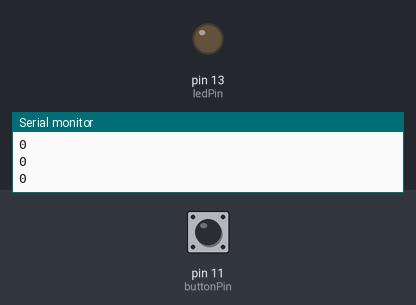
A sketch run on a simulated Arduino Uno, built with avr-gcc and run on an emulated ATmega328P. On the bench: output pins drawn as LEDs (lit = HIGH), the last lines printed to the serial monitor. The inputs (shaded band) are chosen by the test bench; at power-on: pin 11 (buttonPin) LOW.

Above: at 1.3 s.
1.4 s: pin 11 (buttonPin) pulled HIGH for 0.3 s
At 1.62 s:
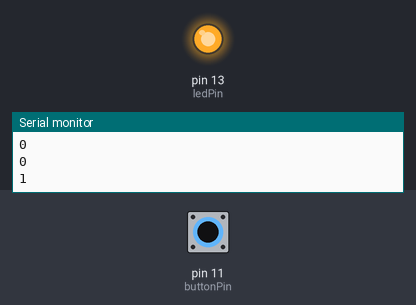
3.2 s: pin 11 (buttonPin) pulled HIGH for 3.2 s
At 7.2 s:
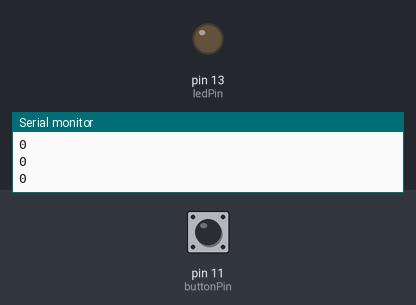
Timing chart, 0 to 8.7 s (numbered marks = the images above; inputs shaded):
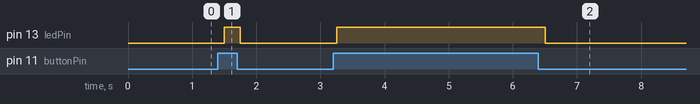

The sketch:

arduino-serial.ino
```cpp
const int buttonPin = 11;     // the number of the pushbutton pin
const int ledPin =  13;      // the number of the LED pin

// variables will change:
int buttonState = 0;         // variable for reading the pushbutton status

void setup() {
  // initialize the LED pin as an output:
  pinMode(ledPin, OUTPUT);
  // initialize the pushbutton pin as an input:
  pinMode(buttonPin, INPUT);
  Serial.begin(115200);
}

void loop() {
  // read the state of the pushbutton value:
  buttonState = digitalRead(buttonPin);

  // check if the pushbutton is pressed. If it is, the buttonState is HIGH:
  if (buttonState == HIGH) {
    // turn LED on:
    digitalWrite(ledPin, HIGH);
    Serial.println(1);
  } else {
    // turn LED off:
    digitalWrite(ledPin, LOW);
    Serial.println(0);
  }
  delay(250);
}
```

Measured:
- after the input at 1.4 s, pin 13 (ledPin): LOW → HIGH after 0.10 s, → LOW 0.25 s later
- after the input at 3.2 s, pin 13 (ledPin): LOW → HIGH after 0.05 s, → LOW 3.3 s later
